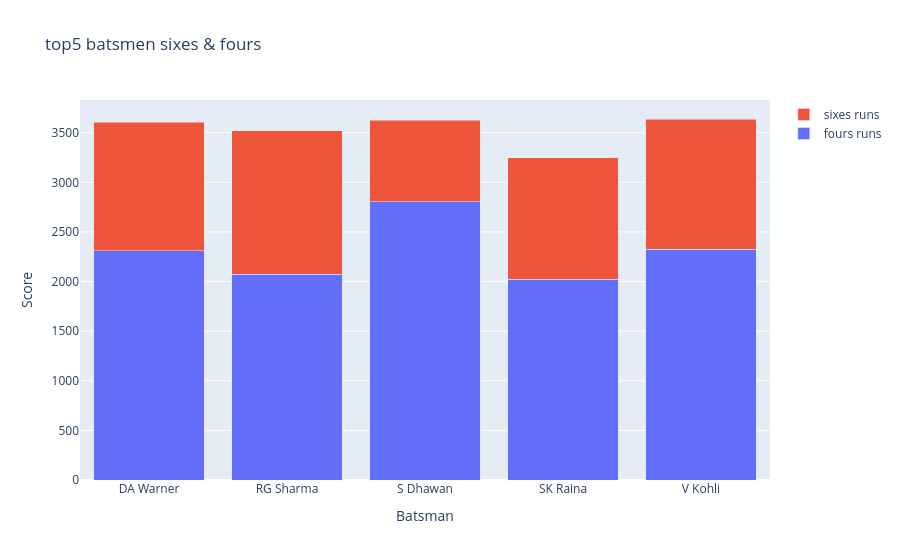

The code cell stored with this chart in its notebook:
### Code cell
trace1 = go.Bar(x=top_5['batter'] ,y=top_5['fours_runs'] ,name='fours runs')
trace2 = go.Bar(x=top_5['batter'] ,y=top_5['sixes_runs'] ,name='sixes runs')
data = [trace1 ,trace2]
layout = go.Layout(title='top5 batsmen sixes & fours' ,xaxis={'title' :'Batsman'} 
                   ,yaxis={'title':'Score'} ,barmode='stack') # stack bars
fig=go.Figure(data,layout)
fig.show()

### Figure 1 — Plotly figure (JSON) as saved in the notebook; plotly's stock layout.template omitted (floating-point values rounded to 4 significant figures)
{"data": [{"name": "fours runs", "type": "bar", "x": ["DA Warner", "RG Sharma", "S Dhawan", "SK Raina", "V Kohli"], "y": [2308, 2076, 2804, 2024, 2324]}, {"name": "sixes runs", "type": "bar", "x": ["DA Warner", "RG Sharma", "S Dhawan", "SK Raina", "V Kohli"], "y": [1296, 1446, 822, 1224, 1314]}], "layout": {"barmode": "stack", "title": {"text": "top5 batsmen sixes & fours"}, "xaxis": {"title": {"text": "Batsman"}}, "yaxis": {"title": {"text": "Score"}}}}
